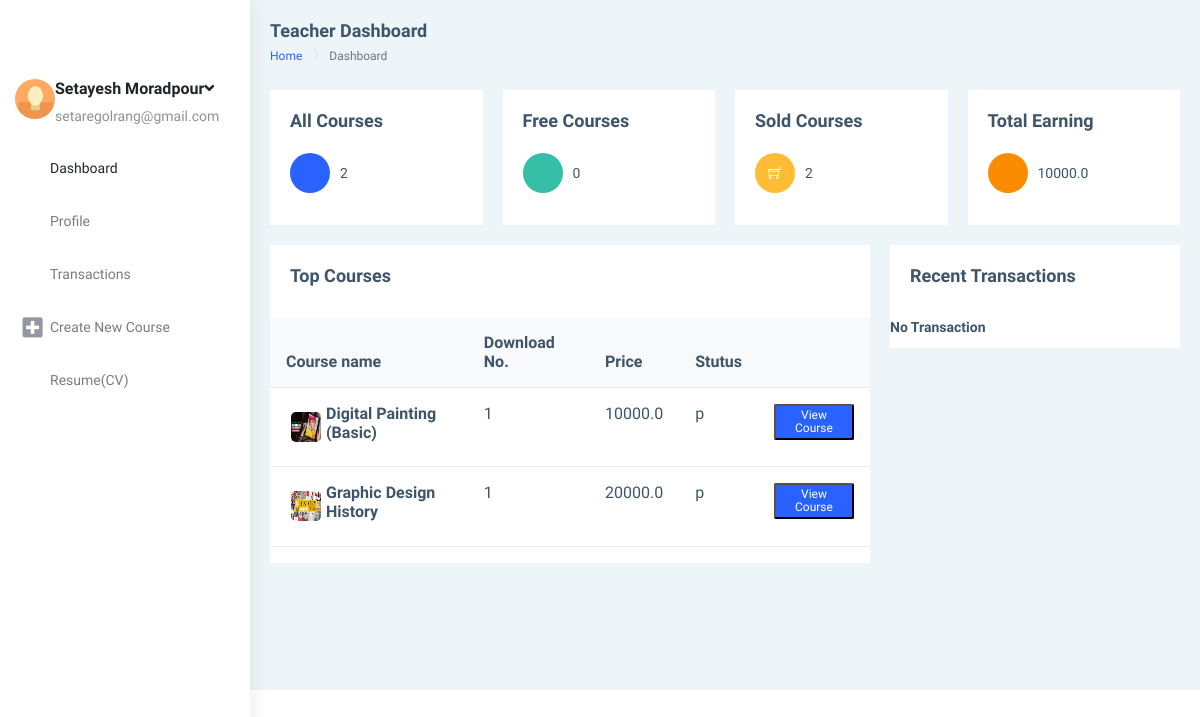
/accounts/teacherdashboard/main (signed in), run on an earlier commit of the app's database.
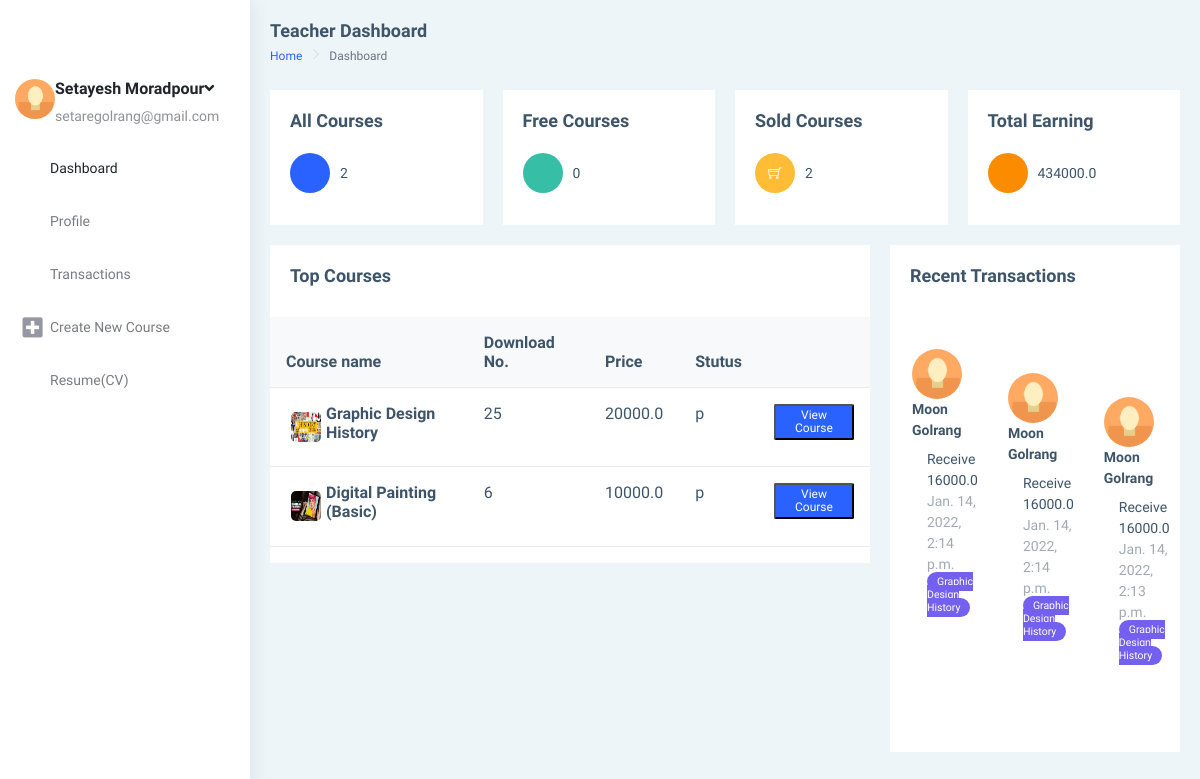
And on a later commit of the database.
### mainSite/models.py (models this page shows, shortened)
class Teacher (models.Model):
    phone = models.CharField(max_length=200, unique=True)
    date_created = models.DateTimeField(auto_now_add=True, null=True)
    user = models.OneToOneField(
        User, null=True, on_delete=models.CASCADE, related_name='teacher')
    profile_pic = models.ImageField(
        upload_to='teacher/profile/picture/', null=True, blank=True)
    course = models.ManyToManyField(Course, related_name='teacher')
    fildOfStudy = models.CharField(max_length=60, null=True)
    university = models.CharField(max_length=60, null=True)
    educations = (
        ('b', 'Bachelor'),
        ('bs', 'Bachelor Student'),
        ('m', 'Master'),
        ('ms', 'Master Student'),
        ('p', 'PHD'),
        ('ps', 'PHD Student'),
    )
    address=models.CharField(max_length=50, null=True)
    lastEducation = models.CharField(
        max_length=2, choices=educations, default='bs')
    documents = models.FileField(
        upload_to='teacher/documents/', null=True, blank=True)
    companiName1= models.CharField(max_length=50, null=True)
    jobSituation1= models.CharField(max_length=50, null=True)
    companiName2= models.CharField(max_length=50, null=True)
    jobSituation2= models.CharField(max_length=50, null=True)
    courseTitle1= models.CharField(max_length=50, null=True)
    courseTime1= models.CharField(max_length=50, null=True)
    courseTitle2= models.CharField(max_length=50, null=True)
    courseTime2= models.CharField(max_length=50, null=True)
    exteraInfo =models.CharField(max_length=200 , null=True)
    accepted =models.BooleanField(default=False)
    wallet=models.FloatField(default=0)

class Course(models.Model):
    name = models.CharField(max_length=100, null=True)
    title = models.CharField(max_length=1000)
    price = models.FloatField(default=0)
    category = models.ManyToManyField(Category, related_name='category')
    subTittel = models.CharField(max_length=200, null=True)
    date_created = models.DateTimeField(auto_now_add=True, null=True)
    datepublished = models.DateTimeField(null=True)
    stutuses = (
        ('d', 'Draft'),
        ('p', 'Published'),
    )
    stutus = models.CharField(max_length=1, choices=stutuses, default='d')
    course_pic = models.ImageField(upload_to='courses/coverPictures/' ,null=True, blank=True)
    duration = models.DurationField(max_length=100, null=True)
    fileZip = models.FileField(
        upload_to='courses/zipFile/', null=True, blank=True)
    dlNumber = models.IntegerField(default=0)
    video = models.FileField(
        upload_to='courses/video/%y', null=True, blank=True)
    class Meta:
        ordering = ["-dlNumber"]

class Customer (models.Model):
    phone = models.CharField(max_length=200, unique=True)
    date_created = models.DateTimeField(auto_now_add=True, null=True)
    contry = models.CharField(
        max_length=2, choices=COUNTRYS, blank=True, default='ir')
    adress = models.CharField(max_length=50, null=True)
    user = models.OneToOneField(
        User, null=True, on_delete=models.CASCADE, related_name='customer')
    profile_pic = models.ImageField(null=True, blank=True)

class Transaction(models.Model):
    date_created = models.DateTimeField(auto_now_add=True, null=True)
    price =models.FloatField(default=0)
    course = models.ManyToManyField(Course, related_name='transaction')
    teacher = models.ManyToManyField(Teacher, related_name='transaction')
    customer= models.ManyToManyField(Customer, related_name='transaction')
    pdf =models.FileField( null=True, blank=True)
    class Meta:
        ordering = ["-date_created"]

### mainSite/decorators.py (the view)
        def wrapper_func(requset, *args , **kwargs):
            group = None
            if requset.user.groups.exists():
                group = requset.user.groups.all()[0].name
            if group == None:
                return HttpResponse("you are not authorized to view this page")
            if group in allowed_roles:
                 return view_func(requset, *args , **kwargs)
            else:
                return HttpResponse("you are not authorized to view this page")

### mainSite/views.py (called while the page is built)
@login_required
@allowed_users("teacher")
def teacherDashboard(request):
    teacher =request.user.teacher
    allCours = teacher.course.all()
    freeCours = allCours.filter(price=0)
    transaction = teacher.transaction.all()[0:3]
    coursePurchased = allCours.filter(price__gt=0)
    context = {
        "teacher": teacher,
        "allCours": allCours,
        "freeCours": freeCours,
        "freeCoursSize": len(freeCours),
        "coursePurchased": coursePurchased,
        "coursePurchasedSize": coursePurchased.count(),
        "transaction":transaction,
    }
    return render(request, 'teacherdashboard.html' , context)

### templates/teacherdashboard.html (shortened to what the changed rows need)
{% load static %}
{% load widget_tweaks %}
{% load mathfilters %}
<html lang="en">
<head>
    <link href="{% static '/assetss/libs/chartist/dist/chartist.min.css' %}" rel="stylesheet">
    <link href="{% static '/distt/css/style.min.css' %}" rel="stylesheet">
</head>
<body>
    <div id="main-wrapper" data-layout="vertical" data-navbarbg="skin5" data-sidebartype="full"
    data-sidebar-position="absolute" data-header-position="absolute" data-boxed-layout="full">
    <aside class="left-sidebar" data-sidebarbg="skin6">
        <div class="scroll-sidebar">
            <nav class="sidebar-nav">
                <ul id="sidebarnav">
                        <div class="user-profile d-flex no-block dropdown m-t-20">
                            <div class="user-content hide-menu m-l-10">
                                <a href="#" class="" id="Userdd" role="button"
                                    data-bs-toggle="dropdown" aria-haspopup="true" aria-expanded="false">
                                    <h5 class="m-b-0 user-name font-medium">{{teacher.user.get_full_name}}<i
                                            class="fa fa-angle-down"></i></h5>
                                    <span class="op-5 user-email">{{teacher.user.email}}</span>
                                </a>
                            </div>
                        </div>
                </ul>
            </nav>
        </div>
    </aside>
    <div class="page-wrapper">
        <div class="container-fluid">
            <div class="row">
                <div class="col-md-3">
                    <div class="card">
                        <div class="card-body">
                            <div class="feed-widget">
                                <ul class="list-style-none feed-body m-0 p-b-20">
                                    <li class="feed-item">
                                        <div class="feed-icon btn-orange"><i class="mdi mdi-square-inc-cash"></i></div>
                                        {{teacher.wallet}}
                                    </li>
                                </ul>
                            </div>
                        </div>
                    </div>
                </div>
            </div>
            <div class="row">
                <div class="col-8">
                    <div class="card">
                        <div class="table-responsive">
                            <table class="table v-middle">
                                {% if allCours.count > 0 %}
                                <thead>
                                    <tr class="bg-light">
                                        <th class="border-top-0">Course name</th>
                                        <th class="border-top-0">Download No.</th>
                                        <th class="border-top-0">Price</th>
                                        <th class="border-top-0">Stutus</th>
                                        <th class="border-top-0"></th>
                                    </tr>
                                </thead>
                                <tbody>
                                    {% for course in allCours %}
                                    <tr>
                                        <td>
                                            <div class="d-flex align-items-center">
                                                <div class="m-r-12">
                                                    {% if course.course_pic %}
                                                    <img src="{{ course.course_pic.url }}" style="width: 40px;height: 40px; border-radius: 10px ; padding: 5px;"/>
                                                    {% endif %}
                                                </div>
                                                <div class="">
                                                    <h4 class="m-b-0 font-16">{{ course.name }}</h4>
                                                </div>
                                            </div>
                                        </td>
                                        <td>{{course.dlNumber}}</td>
                                        <td>{{ course.price }}</td>
                                        <td>{{course.stutus}}</td>
                                        <td>
                                            <button class="label label-info"><a href="{% url 'course' course.id %}" style="color: white;text-decoration: none;">View Course</a></button>
                                        </td>
                                    </tr>
                                    {% endfor %}
                                    {% else %}
                                    <div class ="row"> <strong>           nothing to show    </strong></div>
                                    {% endif %}
                                </tbody>
                            </table>
                        </div>
                    </div>
                </div>
                <div class="col-lg-4">
                    <div class="card">
                        <div class="comment-widgets scrollable">
                            {% if transaction %}
                            {% for t in transaction %}
                            <div class="d-flex flex-row comment-row m-t-0">
                                <div class="p-2">
                                    {% for customer in t.customer.all %}
                                    {% if customer.profile_pic %}
                                    <div class="user-pic"><img src="{{customer.profile_pic.url}}" alt="users"
                                        class="rounded-circle" width="50" />
                                        <span><strong>{{customer.user.get_full_name}}</strong></span>
                                    </div>
                                    {% else %}
                                    <div class="user-pic"><img src="{% static '/image/1.jpg' %}" alt="users"
                                        class="rounded-circle" width="50" />
                                        <span><strong>{{customer.user.get_full_name}}</strong></span>
                                    </div>
                                    {% endif %}
                                    {% endfor %}
                                <div class="comment-text w-100">
                                    <span class="m-b-15 d-block">Receive {{t.price|mul:0.8}} </span>
                                    <div class="comment-footer">
                                        <span class="text-muted float-end">{{t.date_created}}</span> <span
                                            class="label label-rounded label-primary">
                                            {% for course in t.course.all %}
                                            <td>{{course.name}}</td>
                                            {% endfor %}
                                        </span>
                                    </div>
                                </div>
                            </div>
                            {% endfor %}
                            {%else%}
                            <strong>   No Transaction</strong>
                            {% endif %}
                        </div>
                    </div>
                </div>
            </div>
        </div>
    </div>
</div>
</body>
</html>

What changed in the data, as far as the page shows it:
changed Teacher "Setayesh Moradpour": wallet "10000.0" → "434000.0"
changed Course "Graphic Design History": dlNumber "1" → "25"; moves up the list
changed Course "Digital Painting (Basic)": dlNumber "1" → "6"
added Transaction: price|mul "16000.0", date_created "Jan. 14, 2022, 2:14 p.m.", Course (name "Graphic Design History")
now on this page (row unchanged): Customer: user.get_full_name "Moon Golrang"
added Transaction: price|mul "16000.0", date_created "Jan. 14, 2022, 2:14 p.m.", Course (name "Graphic Design History")
added Transaction: price|mul "16000.0", date_created "Jan. 14, 2022, 2:13 p.m.", Course (name "Graphic Design History")
Also different on the page:
text no longer shown: "No Transaction"
